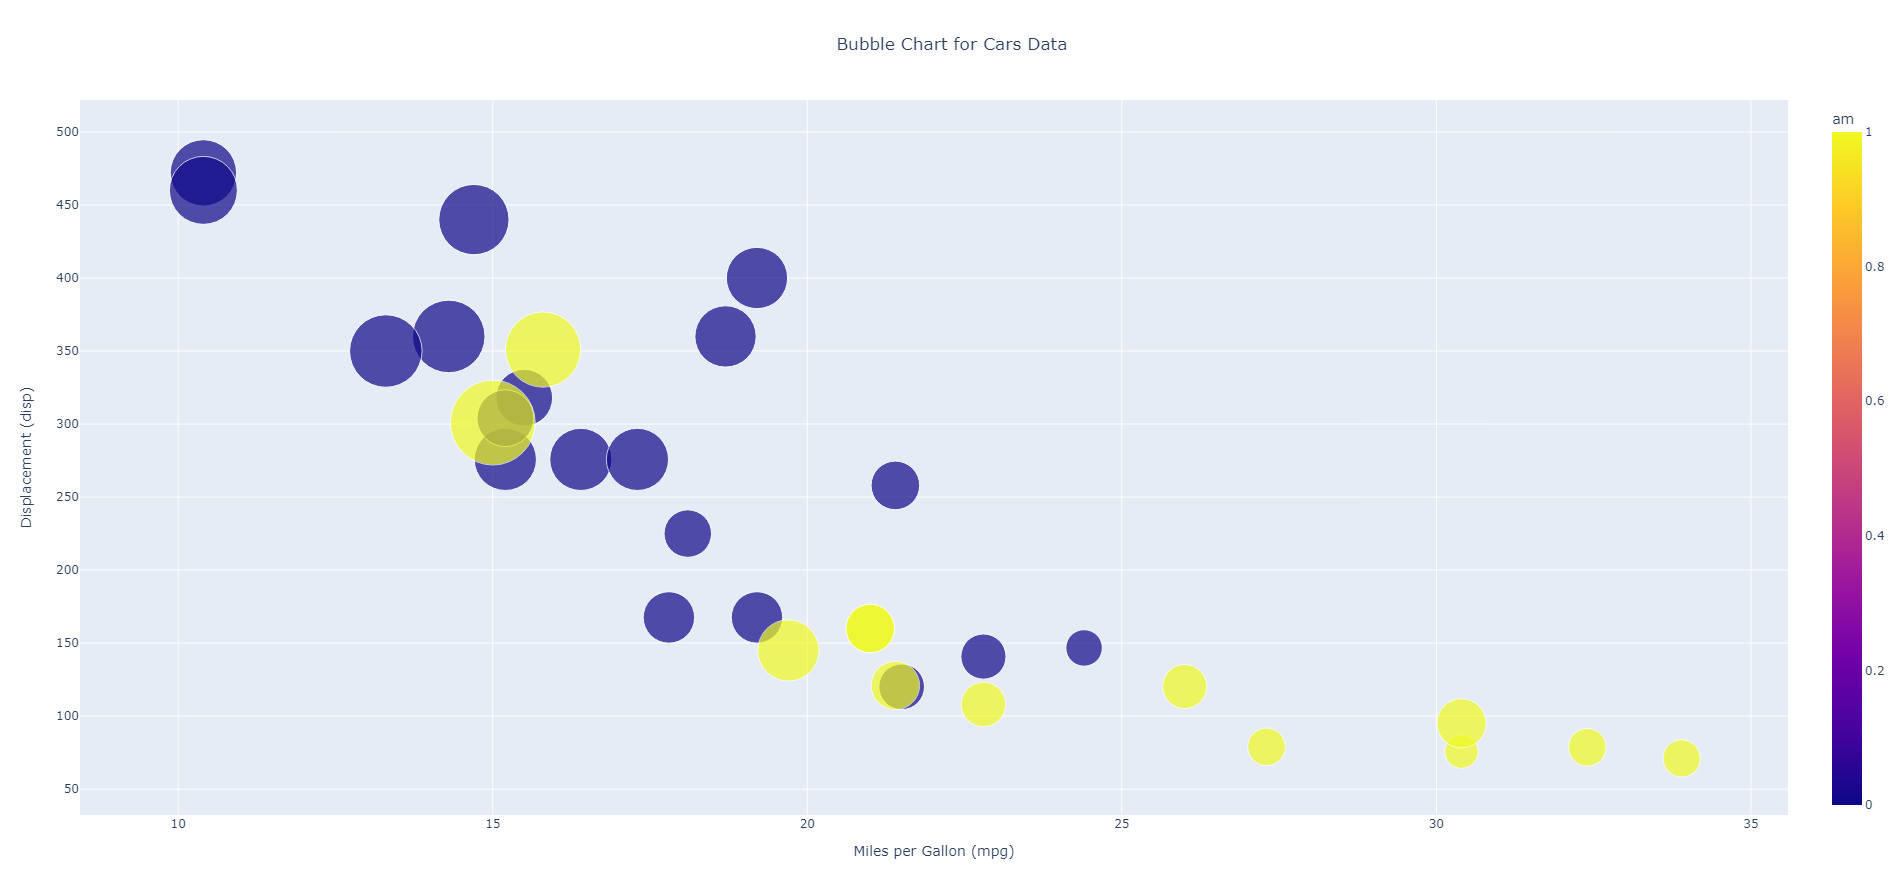

Generate this figure with Python:
import pandas as pd
import plotly.express as px

# Read the CSV file
cars_data = pd.read_csv('carsMod.csv')

# Create the Bubble chart
fig = px.scatter(cars_data, x='mpg', y='disp', size='hp', hover_name='cyl',
                 color='am', size_max=60, title='Bubble Chart for Cars Data')

# Customize the axis labels and title
fig.update_layout(
    xaxis_title='Miles per Gallon (mpg)',
    yaxis_title='Displacement (disp)',
    title_x=0.5,  # Center the title
)

# Display the chart
fig.show()
